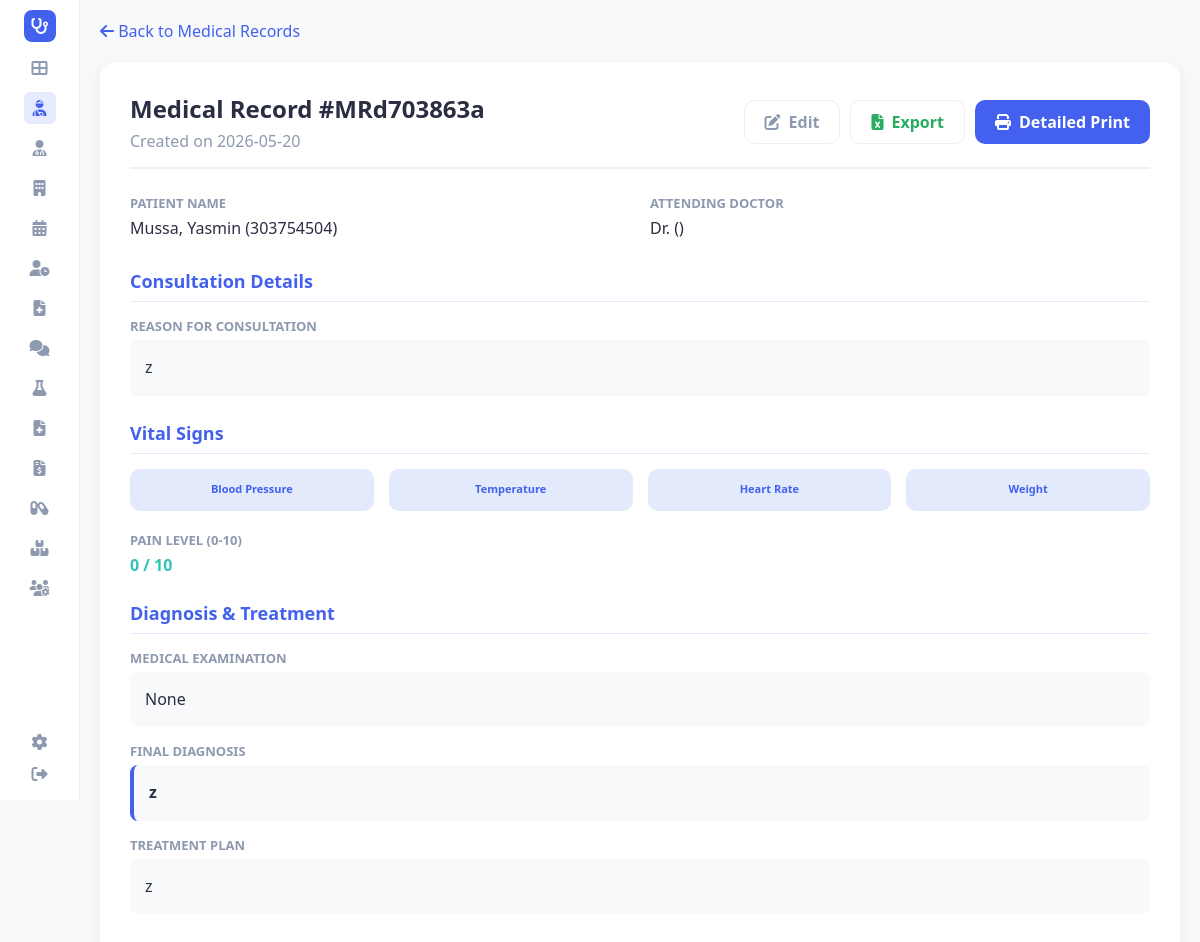
The app's page /view_medical_record/MRd703863a (signed in) with its own data.
### tables this page shows
CREATE TABLE medical_records (
                record_id TEXT PRIMARY KEY,
                patient_id TEXT,
                doctor_id TEXT,
                date TEXT,
                consult_reason TEXT,
                diagnosis TEXT,
                treatment TEXT,
                prescriptions TEXT,
                notes TEXT,
                details TEXT, is_deleted INTEGER DEFAULT 0, deleted_at TEXT,
                FOREIGN KEY (patient_id) REFERENCES patients(patient_id),
                FOREIGN KEY (doctor_id) REFERENCES doctors(doctor_id)
            );

CREATE TABLE patients (
                patient_id TEXT PRIMARY KEY,
                first_name TEXT,
                last_name TEXT,
                date_of_birth TEXT,
                gender TEXT,
                phone TEXT,
                email TEXT,
                address TEXT,
                emergency_contact TEXT,
                blood_group TEXT,
                medical_history TEXT,
                created_date TEXT,
                scheme_provider TEXT,
                scheme_type TEXT
            , is_deleted INTEGER DEFAULT 0, deleted_at TEXT);

### app.py (the view)
@app.route('/view_medical_record/<record_id>')
def view_medical_record(record_id):
    record = hms.get_medical_record(record_id)
    if not record:
        flash('Medical record not found!', 'error')
        return redirect(url_for('patients'))
    patient = hms.get_patient(record.patient_id)
    doctor = hms.get_doctor(record.doctor_id)
    return render_template('view_medical_record.html', record=record, patient=patient,
                           doctor=doctor, active_page='patients')

### app.py (called while the page is built)
@app.before_request
def require_login():
    allowed_routes = ['login', 'register', 'static']
    if request.endpoint not in allowed_routes and 'user_id' not in session:
        return redirect(url_for('login'))

@app.context_processor
def inject_user():
    username = session.get('username')
    role = session.get('role')
    unread = 0
    if username:
        unread = hms.get_unread_count(username, role)
    return dict(current_user=username, current_role=role, unread_messages_count=unread, hms=hms)

### database/db_manager.py (called while the page is built)
    def get_connection(self):
        conn = sqlite3.connect(self.db_file)
        conn.row_factory = sqlite3.Row
        return conn

    def _row_to_obj(self, cls: Type[T], row: sqlite3.Row) -> T:
        d = dict(row)
        for field in fields(cls):
            if field.type in (dict, Dict[str, Any], list, List[Any]) and d.get(field.name):
                try:
                    d[field.name] = json.loads(d[field.name])
                except:
                    pass
            elif field.type == bool and field.name in d:
                d[field.name] = bool(d[field.name])
        allowed = {f.name for f in fields(cls)}
        filtered = {k: v for k, v in d.items() if k in allowed}
        return cls(**filtered)

    def get_by_id(self, cls: Type[T], table: str, id_value: str, id_field: str) -> Optional[T]:
        try:
            conn = self.get_connection()
            cursor = conn.cursor()
            cursor.execute(f"SELECT * FROM {table} WHERE {id_field} = ?", (id_value,))
            row = cursor.fetchone()
            conn.close()
            return self._row_to_obj(cls, row) if row else None
        except Exception as e:
            print(f"Error getting from {table}: {e}")
            return None

### main.py (called while the page is built)
    def get_patient(self, patient_id: str) -> Optional[Patient]:
        return self.db.get_by_id(Patient, 'patients', patient_id, 'patient_id')

    def get_doctor(self, doctor_id: str) -> Optional[Doctor]:
        return self.db.get_by_id(Doctor, 'doctors', doctor_id, 'doctor_id')

    def get_medical_record(self, record_id: str) -> Optional[MedicalRecord]:
        return self.db.get_by_id(MedicalRecord, 'medical_records', record_id, 'record_id')

### templates/view_medical_record.html (shortened to what this page needs)
<!DOCTYPE html>
<html lang="en">
<head>
    <link rel="stylesheet" href="{{ url_for('static', filename='style.css') }}">
    <link rel="stylesheet" href="https://cdnjs.cloudflare.com/ajax/libs/font-awesome/6.4.0/css/all.min.css">
</head>
<body>
    <div class="container" >
        {% include 'sidebar.html' %}
        <main class="main-content" >
            <div style="margin-bottom: 20px;">
                <a href="{{ url_for('medical_records') }}" style="color: #4361ee; text-decoration: none;"><i class="fas fa-arrow-left"></i> Back to Medical Records</a>
            </div>
            <div class="view-container">
                <div class="view-header">
                    <div>
                        <h2 style="margin: 0; color: #2b2d42;">Medical Record #{{ record.record_id }}</h2>
                        <p style="margin: 5px 0 0 0; color: #8d99ae;">Created on {{ record.date }}</p>
                    </div>
                    <div style="display: flex; gap: 10px;">
                        <a href="{{ url_for('edit_medical_record', record_id=record.record_id) }}" class="btn btn-outline" style="text-decoration: none;"><i class="fas fa-edit"></i> Edit</a>
                        <a href="{{ url_for('export_medical_record_csv', record_id=record.record_id) }}" class="btn btn-outline" style="text-decoration: none; color: #27ae60;"><i class="fas fa-file-excel"></i> Export</a>
                        <a href="{{ url_for('print_medical_record', record_id=record.record_id) }}" target="_blank" class="btn btn-primary" style="text-decoration: none;"><i class="fas fa-print"></i> Detailed Print</a>
                    </div>
                </div>
                <div class="info-grid">
                    <div class="info-item">
                        <label>Patient Name</label>
                        <div>{{ patient.last_name }}, {{ patient.first_name }} ({{ patient.patient_id }})</div>
                    </div>
                    <div class="info-item">
                        <label>Attending Doctor</label>
                        <div>Dr. {{ doctor.first_name }} {{ doctor.last_name }} ({{ doctor.specialty }})</div>
                    </div>
                </div>
                <div class="section-title">Consultation Details</div>
                <div class="info-item" style="margin-bottom: 15px;">
                    <label>Reason for Consultation</label>
                    <div class="detail-block">{{ record.consult_reason }}</div>
                </div>
                <div class="section-title">Vital Signs</div>
                <div class="exam-stats">
                    <div class="stat-box">
                        <label>Blood Pressure</label>
                    </div>
                    <div class="stat-box">
                        <label>Temperature</label>
                    </div>
                    <div class="stat-box">
                        <label>Heart Rate</label>
                    </div>
                    <div class="stat-box">
                        <label>Weight</label>
                    </div>
                </div>
                <div class="info-item">
                    <label>Pain Level (0-10)</label>
                    <div style="font-weight: 700; color: {% if record.details.get('pain_level', '0')|int > 7 %}#f72585{% elif record.details.get('pain_level', '0')|int > 3 %}#ffb703{% else %}#2ec4b6{% endif %};">
                        {{ record.details.get('pain_level', '0') }} / 10
                    </div>
                </div>
                <div class="section-title">Diagnosis & Treatment</div>
                <div class="info-item" style="margin-bottom: 15px;">
                    <label>Medical Examination</label>
                    <div class="detail-block">{{ record.details.get('medical_examination', 'None') }}</div>
                </div>
                <div class="info-item" style="margin-bottom: 15px;">
                    <label>Final Diagnosis</label>
                    <div class="detail-block" style="font-weight: 600; border-left: 4px solid #4361ee;">{{ record.diagnosis }}</div>
                </div>
                <div class="info-item" style="margin-bottom: 15px;">
                    <label>Treatment Plan</label>
                    <div class="detail-block">{{ record.treatment }}</div>
                </div>
            </div>
        </main>
    </div>
</body>
</html>

### static/style.css (style rules this page uses)
:root { --primary-color: #4361ee; --secondary-color: #3f37c9; --success-color: #4cc9f0; --warning-color: #f72585; --text-dark: #2b2d42; --text-light: #8d99ae; --bg-light: #f8f9fa; --white: #ffffff; --sidebar-width: 80px; --border-radius: 16px; --shadow: 0 4px 20px rgba(0, 0, 0, 0.05); }
* { margin: 0; padding: 0; box-sizing: border-box; font-family: 'Segoe UI', Tahoma, Geneva, Verdana, sans-serif; }
body { background-color: var(--bg-light); color: var(--text-dark); min-height: 100vh; margin: 0; }
.container { display: flex !important; min-height: 100vh !important; height: auto !important; overflow: visible !important; }
.main-content { flex: 1 !important; padding: 20px !important; display: flex; flex-direction: column; min-width: 0; }
.btn { padding: 10px 20px; border-radius: 10px; border: none; font-weight: 600; cursor: pointer; display: flex; align-items: center; gap: 8px; }
.btn-outline { background-color: white; border: 1px solid #eee; color: var(--text-light); }
.btn-primary { background-color: var(--primary-color); color: white; }

### templates/view_medical_record.html (style rules this page uses)
.view-container { background-color: white; padding: 30px; border-radius: 16px; box-shadow: 0 4px 20px rgba(0, 0, 0, 0.05); }
.view-header { display: flex; justify-content: space-between; align-items: center; border-bottom: 2px solid #f0f0f0; padding-bottom: 15px; margin-bottom: 25px; }
.info-grid { display: grid; grid-template-columns: repeat(2, 1fr); gap: 20px; margin-bottom: 30px; }
.info-item label { display: block; color: #8d99ae; font-size: 13px; font-weight: 600; text-transform: uppercase; margin-bottom: 5px; }
.info-item div { font-size: 16px; color: #2b2d42; font-weight: 500; }
.section-title { font-size: 18px; font-weight: 700; color: #4361ee; margin: 25px 0 15px 0; padding-bottom: 8px; border-bottom: 1px solid #e2eafc; }
.detail-block { background-color: #f8f9fa; padding: 15px; border-radius: 8px; margin-bottom: 15px; line-height: 1.6; }
.exam-stats { display: grid; grid-template-columns: repeat(4, 1fr); gap: 15px; margin-bottom: 20px; }
.stat-box { background-color: #e2eafc; padding: 12px; border-radius: 10px; text-align: center; }
.stat-box label { display: block; font-size: 11px; color: #4361ee; font-weight: 700; margin-bottom: 3px; }

### records on screen
medical_records: record_id "MRd703863a", date "2026-05-20", consult_reason "z", diagnosis "z", treatment "z"
patients: last_name "Mussa", first_name "Yasmin", patient_id "303754504"

### other values on screen
{{ record.details.get('pain_level', '0') }} "0"
{{ record.details.get('medical_examination', 'None') }} "None"
